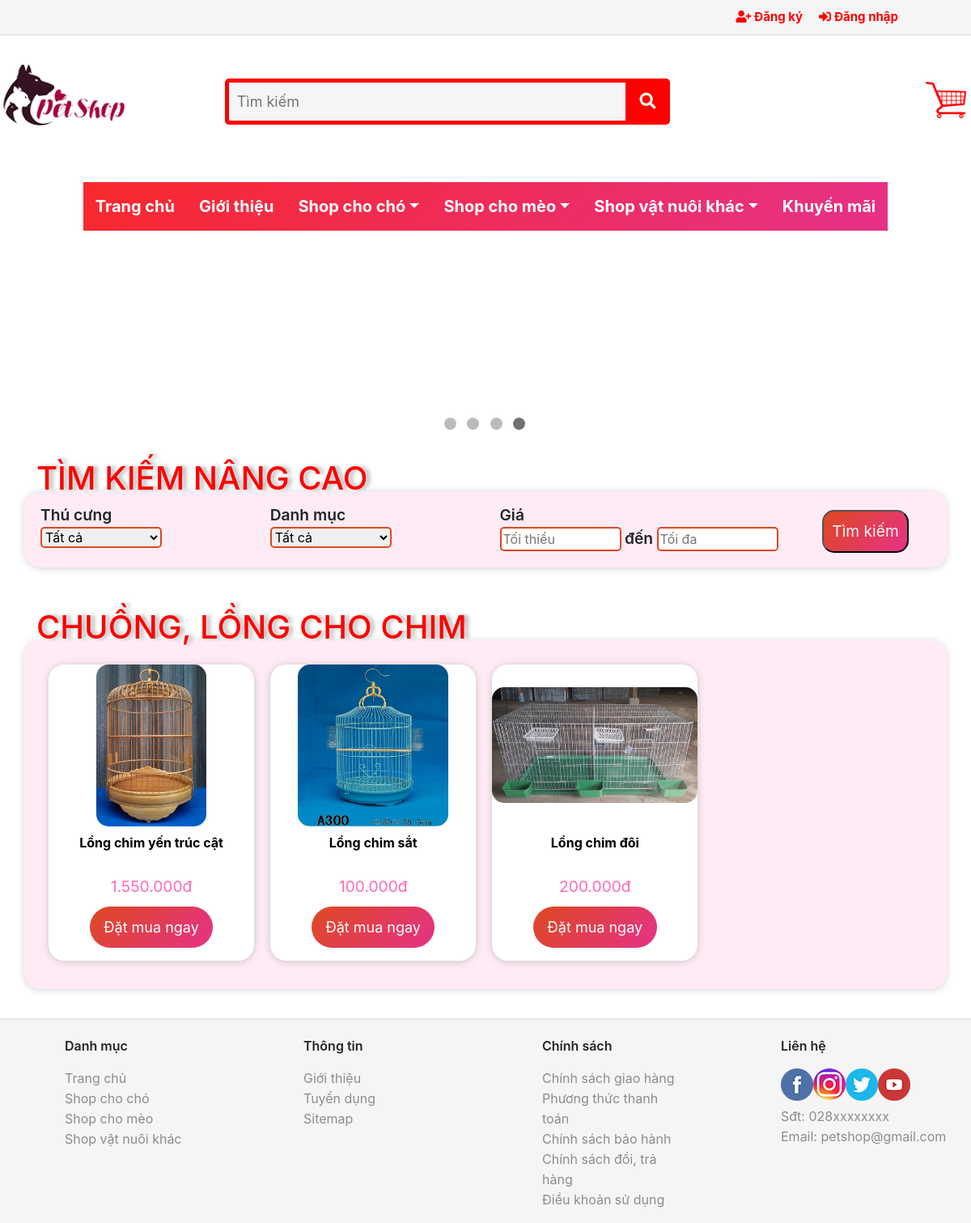
Screenshot of /index.php?site=chim&menu=3&page=1 with the database file from the repository.
### tables this page shows
CREATE TABLE `sp_dv_tl` (
  `masp` varchar(10) NOT NULL,
  `madv` varchar(10) NOT NULL,
  `matl` varchar(10) NOT NULL
);

CREATE TABLE `sanpham` (
  `masp` varchar(10) NOT NULL COMMENT 'mã sản phẩm',
  `tensp` varchar(100) NOT NULL COMMENT 'tên sản phẩm',
  `hinhanh` varchar(255) NOT NULL DEFAULT 'No_image_available.png' COMMENT 'hình ảnh',
  `soluong` int(11) NOT NULL COMMENT 'số lượng tồn kho',
  `giatien` double NOT NULL COMMENT 'đơn giá',
  `mota` longtext NOT NULL COMMENT 'mô tả',
  `xoa` int(1) NOT NULL DEFAULT '0'
);

### ProductsPerPage.inc (called while the page is built)
<?php
    $productsPerPage = 8;
    $pageNum = 1;
    if(isset($_GET['page']))
    {
        $pageNum = $_GET['page'];
    }
    $offset = ($pageNum - 1) * $productsPerPage;
?>

### db.inc (called while the page is built, shortened)
<?php
   	$databaseName = "petshop";
?>

### DataProvider.php (called while the page is built, shortened)
<?php
class DataProvider
{
	public static function executeQuery($sql)
	{
		include ('db.inc');
		include_once('error.inc');
		if (!($connection = mysqli_connect($hostName, $username, $password)))
			die ("couldn't connect to localhost");
		if (!($result = mysqli_query($connection,  $sql)))
			showError();
		return $result;
	}
}
?>

### chim.php (the view, shortened to what this page needs)
<?php
    require 'DataProvider.php';
    require 'ProductsPerPage.inc';
?>
<div>
    <h1 class="title-background">
        <span class="title">
            <?php
            $title = "Sản phẩm cho chim";
            if(isset($_GET['menu']))
            {
                if($_GET['menu'] == 3)
                    $title = "Chuồng, lồng cho chim";
            }
            echo $title;
            ?>
        </span>
    </h1>
     <div class="container">
         <div id="sp">
             <?php
                $sql = "SELECT sp.*, sdt.madv, sdt.matl, km.giakhuyenmai FROM sanpham as sp JOIN sp_dv_tl as sdt ON sp.masp = sdt.masp LEFT JOIN spkhuyenmai AS km ON sp.masp = km.masp WHERE xoa=0 AND madv='bird'";
                if (isset($_GET['menu']))
                {
                    if($_GET['menu'] == 3)
                        $sql = $sql . " AND matl='bed'";
                }
                $sql = $sql . " LIMIT $offset, $productsPerPage";
                $result = DataProvider::executeQuery($sql);
                while ($row = mysqli_fetch_array($result))
                {
                    echo "<form class='form_sp'>";
                    echo "<div class='sanpham'>";
                    echo "  <a href='index.php?site=SanPham&masp=".$row["masp"]."' class='p-img'><img src='images/sanpham/". $row["hinhanh"] ."'  onerror=\"this.src='../images/sanpham/No_image_available.png'\" /></a>";
                    echo "  <a href='index.php?site=SanPham&masp=".$row["masp"]."' class='p-name'>". $row["tensp"] ."</a>";
                    if($row["giakhuyenmai"] === NULL){
                        echo "  <p class='gia'>". number_format($row["giatien"], 0, ',', '.') ."đ</p>";
                    }
                    else
                    {
                        echo "  <p class='gia'>";
                        echo "  "   . number_format($row["giakhuyenmai"], 0, ',', '.') ."đ";
                        echo "      <span class='giacu'>". number_format($row["giatien"], 0, ',', '.') ."đ</span>";
                        echo "  </p>";
                    }
                    if($row["soluong"] == 0){
                        echo "  <p><button class='shop-item-button hethang' disabled>Tạm hết hàng</button></p>";
                    }
                    else{
                        echo "<p><input name='masp' type='hidden' value='". $row["masp"] ."'>";
                        echo "<button type='submit' class='shop-item-button'>";
                        echo        "Đặt mua ngay";
                        echo "</button></p>";
                    }
                    echo "</div>";
                    echo "</form>";
                }
            ?>
         </div>
     </div>
</div>

### css/Main.css (style rules this page uses)
.Main .title-background { padding: 30px 50px 0 30px; margin-bottom: -8px; }
.Main .title { color: red; text-shadow: 5px 0 5px #B8B8B8; padding: 5px; text-transform: uppercase; }
.Main .container { margin: 0 40px 20px 20px; background-color: #FFEBF5; box-shadow: 0 1px 10px #D3D3D3; border-radius: 20px; padding: 15px 15px 20px 20px; }
.Main .sanpham { width: 23%; text-align: center; margin: 15px 10px; box-shadow: 0 1px 10px #C7C4C5; border-radius: 20px; background-color: white; }
.sanpham a { color: black; }
.Main .sanpham .p-img { display: block; width: 100%; height: 200px; line-height: 200px; background-color: white; border-radius: 20px 20px 0 0; }
.Main .sanpham img { max-width: 100%; max-height: 100%; vertical-align: middle; margin-bottom: 3.5px; border-radius: 15px; }
.Main .sanpham .p-name { display: block; text-decoration: none; font-weight: bold; height: 40px; margin: 10px 0; font-size: 100%; line-height: 20px; }
.Main div.sanpham { float: left; }
.Main .gia { color: hotpink; font-size: 120%; margin: 10px; margin-top: 0px; }
.Main .sanpham button { border: none; padding: 12px; color: white; background-image: linear-gradient(135deg, #DD4920, #e63188); text-align: center; cursor: pointer; width: 60%; font-size: 18px; border-radius: 30px; }

### index.php (style rules this page uses)
* { box-sizing:border-box; -moz-box-sizing:border-box; -webkit-box-sizing:border-box; }
html { scroll-behavior: smooth; }
body { margin:0; padding: 0; }
html, body { cursor:url('http://www.snazzyspace.com/cursorsfolder/dog-paw.png'), auto; }

### rows the page displays
sp_dv_tl: masp.hinhanh (picture), masp.tensp "Lồng chim yến trúc cật", masp.giatien "1.550.000"
sp_dv_tl: masp.hinhanh (picture), masp.tensp "Lồng chim sắt", masp.giatien "100.000"
sp_dv_tl: masp.hinhanh (picture), masp.tensp "Lồng chim đôi", masp.giatien "200.000"

### other values shown
$title "CHUỒNG, LỒNG CHO CHIM"
